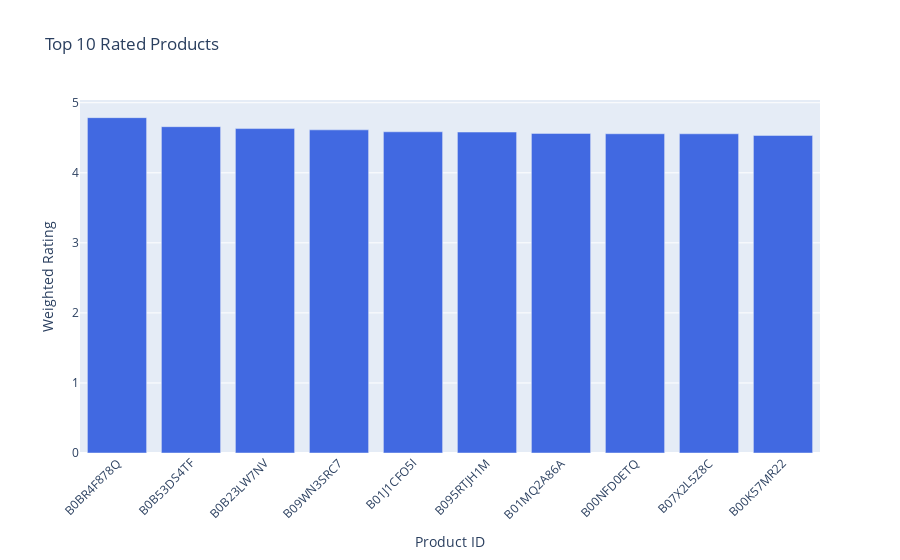

The notebook cell this image was saved under:
### Code cell
import plotly.graph_objs as go

# Set minimum number of ratings required to be considered
m = 1000  # Adjust this value as per your requirement

# Calculate mean rating across all products
C = df['rating'].mean()

# Calculate the weighted rating for each product
df['weighted_rating'] = (df['rating_count'] / (df['rating_count'] + m)) * df['rating'] + (m / (df['rating_count'] + m)) * C

# Sort the products based on their weighted rating in descending order
top_rated_products = df.sort_values(by='weighted_rating', ascending=False)

# Select the top 10 rated products
top_10_rated_products = top_rated_products.head(10)

# Create a bar chart
fig = go.Figure(data=[go.Bar(
    x=top_10_rated_products['product_id'],
    y=top_10_rated_products['weighted_rating'],
    marker_color='rgb(65,105,225)'  # Set color
)])

# Update layout
fig.update_layout(title='Top 10 Rated Products',
                  xaxis_title='Product ID',
                  yaxis_title='Weighted Rating',
                  xaxis_tickangle=-45)  # Rotate x-axis labels for better readability

# Show plot
fig.show()

### Figure 1 — Plotly figure (JSON) as saved in the notebook; plotly's stock layout.template omitted (floating-point values rounded to 4 significant figures)
{"data": [{"marker": {"color": "rgb(65,105,225)"}, "type": "bar", "x": ["B0BR4F878Q", "B0B53DS4TF", "B0B23LW7NV", "B09WN3SRC7", "B01J1CFO5I", "B095RTJH1M", "B01MQ2A86A", "B00NFD0ETQ", "B07X2L5Z8C", "B00K57MR22"], "y": [4.787, 4.658, 4.631, 4.613, 4.585, 4.582, 4.562, 4.557, 4.557, 4.533]}], "layout": {"title": {"text": "Top 10 Rated Products"}, "xaxis": {"tickangle": -45, "title": {"text": "Product ID"}}, "yaxis": {"title": {"text": "Weighted Rating"}}}}
